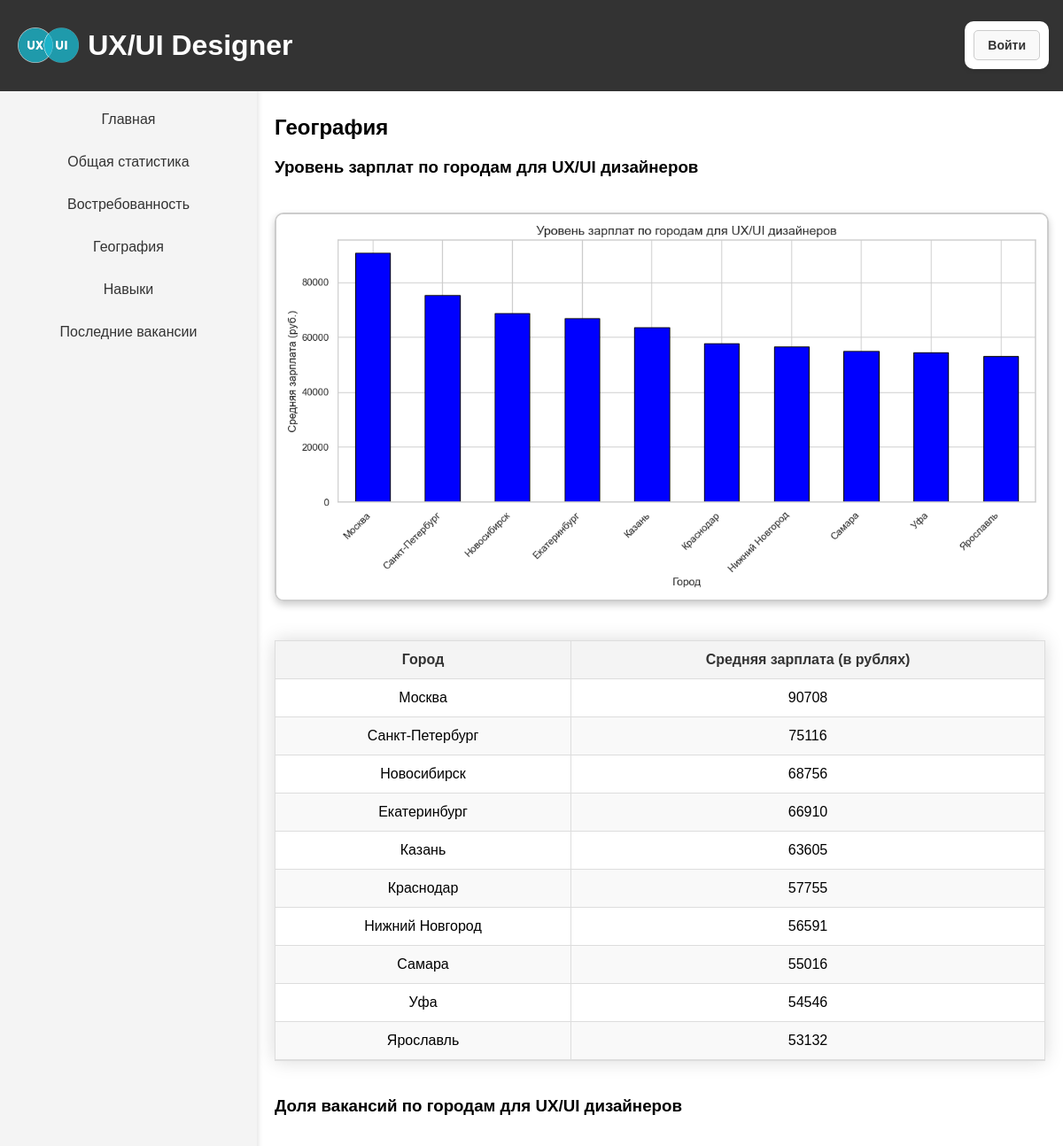
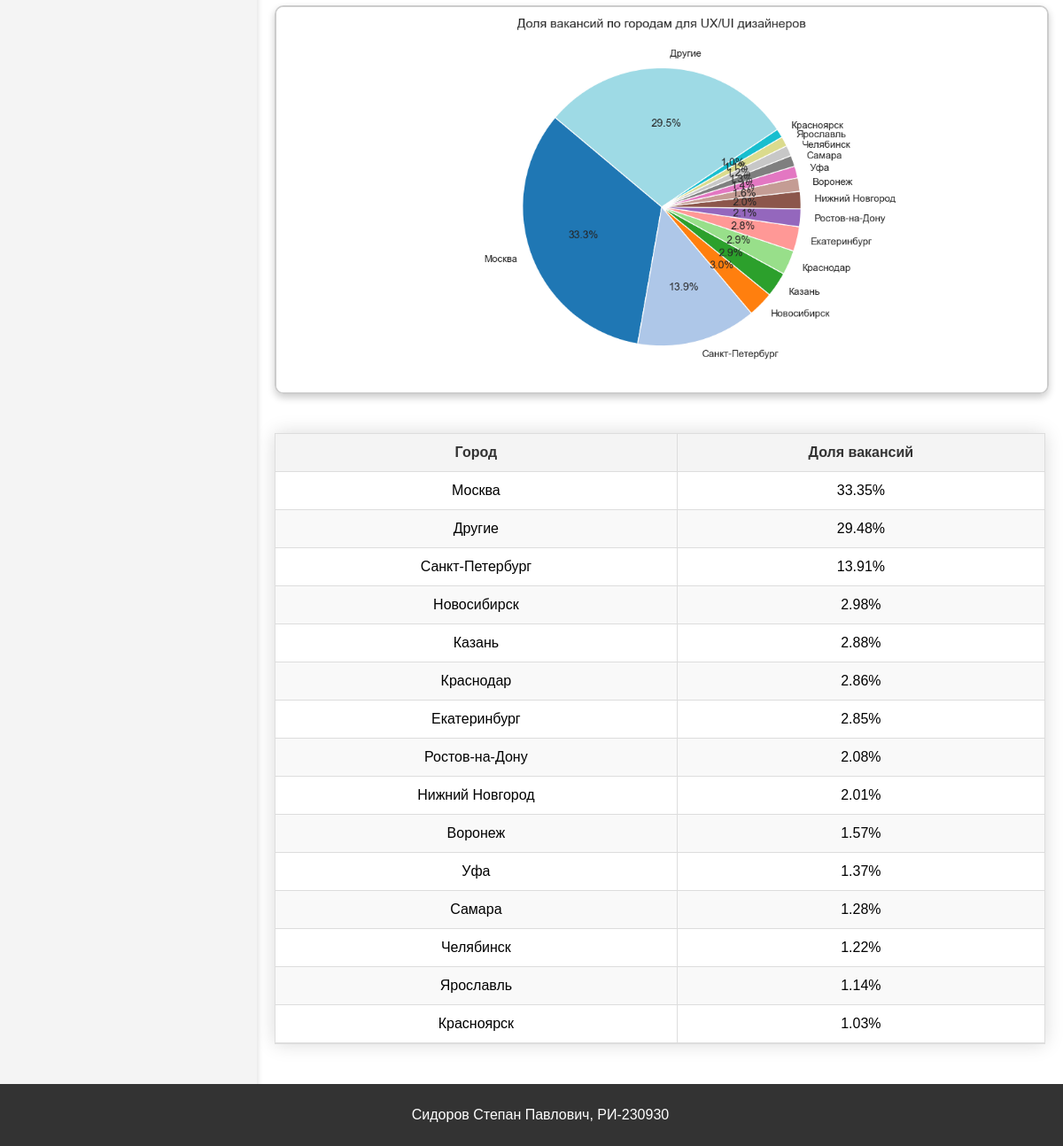
/geo/, run on the app's committed database (2 pictures, top to bottom).
### ui_ux_project/models.py (models this page shows, shortened)
class ChartImage(models.Model):
    chart_type = models.CharField(max_length=50, verbose_name="Тип графика")
    year = models.IntegerField(null=True, blank=True, verbose_name="Год")
    image = models.ImageField(upload_to='charts/', verbose_name="Изображение")
    class Meta:
        verbose_name = "График"
        verbose_name_plural = "Графики"
        unique_together = ('chart_type', 'year')

class GeoCitySalary(models.Model):
    city = models.CharField(max_length=100, verbose_name="Город")
    average_salary = models.DecimalField(max_digits=10, decimal_places=2, verbose_name="Средняя зарплата")
    class Meta:
        verbose_name = "Зарплата по городам (География)"
        verbose_name_plural = "Зарплаты по городам (География)"

class GeoCityVacancyShare(models.Model):
    city = models.CharField(max_length=100, verbose_name="Город")
    vacancy_share = models.DecimalField(max_digits=5, decimal_places=2, verbose_name="Доля вакансий")
    class Meta:
        verbose_name = "Доля вакансий по городам (География)"
        verbose_name_plural = "Доли вакансий по городам (География)"

### ui_ux_project/views.py (the view)
# urls.py: path('geo/', GeoView.as_view(), name='geo'),                        # География
class GeoView(TemplateView):
    template_name = 'geo.html'
    def get_context_data(self, **kwargs):
        context = super().get_context_data(**kwargs)
        context['geo_salary'] = GeoCitySalary.objects.all().order_by('-average_salary')
        context['geo_share'] = GeoCityVacancyShare.objects.all().order_by('-vacancy_share')
        context['geo_salary_chart_image'] = ChartImage.objects.filter(
            chart_type='geo_salary_by_city'
        ).first()
        context['geo_share_chart_image'] = ChartImage.objects.filter(
            chart_type='geo_vacancy_share_by_city'
        ).first()
        return context

### ui_ux_project/templates/geo.html
{% extends 'base.html' %}
{% block content %}
    <h2>География</h2>
    <h3>Уровень зарплат по городам для UX/UI дизайнеров</h3>
    <div id="image-container">
        {% if geo_salary_chart_image %}
            <img src="{{ geo_salary_chart_image.image.url }}" alt="Уровень зарплат по городам">
        {% else %}
            <p>Изображение не найдено.</p>
        {% endif %}
    </div>
    <table class="horizontal-table">
        <thead>
            <tr>
                <th>Город</th>
                <th>Средняя зарплата (в рублях)</th>
            </tr>
        </thead>
        <tbody>
            {% for row in geo_salary %}
            <tr>
                <td>{{ row.city }}</td>
                <td>{{ row.average_salary|floatformat:0 }}</td>
            </tr>
            {% endfor %}
        </tbody>
    </table>
    <h3 style="margin-top: 40px;">Доля вакансий по городам для UX/UI дизайнеров</h3>
    <div id="image-container">
        {% if geo_share_chart_image %}
            <img src="{{ geo_share_chart_image.image.url }}" alt="Доля вакансий по городам">
        {% else %}
            <p>Изображение не найдено.</p>
        {% endif %}
    </div>
    <table class="horizontal-table">
        <thead>
            <tr>
                <th>Город</th>
                <th>Доля вакансий</th>
            </tr>
        </thead>
        <tbody>
            {% for row in geo_share %}
            <tr>
                <td>{{ row.city }}</td>
                <td>{{ row.vacancy_share|floatformat:2 }}%</td>
            </tr>
            {% endfor %}
        </tbody>
    </table>
{% endblock %}

### ui_ux_project/templates/base.html (shortened to what this page needs)
<!DOCTYPE html>
<html lang="ru">
<head>
    {% load static %}
    <link rel="stylesheet" href="{% static 'css/style.css' %}">
</head>
<body>
    <header>
        <div class="header-content">
            <div class="logo">
                <h1>
                    <img src="{% static 'images/logo.png' %}" alt="Logo"> <a>UX/UI Designer</a>
                </h1>
            </div>
            <div class="login-container">
                {% if user.is_authenticated %}
                    {% if user.is_staff %}
                        <a href="{% url 'admin:index' %}" class="login-button">Panel</a>
                    {% endif %}
                    <a href="{% url 'logout' %}" class="login-button">Выйти</a>
                {% else %}
                    <a href="{% url 'admin:login' %}" class="login-button">Войти</a>
                {% endif %}
            </div>
        </div>
    </header>
    <div class="layout">
        <aside id="sidebar">
            <ul class="menu">
                <li><a href="{% url 'main' %}">         Главная</a></li>
                <li><a href="{% url 'statistics' %}">   Общая статистика</a></li>
                <li><a href="{% url 'demand' %}">       Востребованность</a></li>
                <li><a href="{% url 'geo' %}">          География</a></li>
                <li><a href="{% url 'skills' %}">       Навыки</a></li>
                <li><a href="{% url 'vacancies' %}">    Последние вакансии</a></li>
            </ul>
        </aside>
        <main>
            {% block content %}{% endblock %}
        </main>
    </div>
    <footer>
        <p>Сидоров Степан Павлович, РИ-230930</p>
    </footer>
</body>
</html>

### ui_ux_project/static/css/style.css (style rules this page uses)
:root { --primary-color: #333; --secondary-color: #53CEDF; --background-color: #f4f4f4; --text-color: #333; --white: #fff; --shadow: 0 2px 5px rgba(0, 0, 0, 0.1); --border-radius: 10px; --transition: all 0.3s ease; }
body { font-family: Arial, sans-serif; margin: 0; padding: 0 0 75px; }
header { background-color: var(--primary-color); color: var(--white); padding: 10px 20px; display: flex; align-items: center; justify-content: space-between; position: fixed; top: 0; width: 100%; z-index: 1000; }
.header-content { display: flex; justify-content: space-between; align-items: center; width: 97%; }
.logo h1 { display: flex; align-items: center; }
header img { height: auto; max-height: 40px; width: auto; margin-right: 10px; }
.login-container { background-color: var(--white); padding: 10px; border-radius: var(--border-radius); box-shadow: var(--shadow); }
.login-button { display: inline-block; padding: 8px 15px; color: var(--text-color); font-size: 14px; font-weight: bold; text-decoration: none; border: 1px solid #ccc; border-radius: 5px; background-color: #f9f9f9; transition: var(--transition); }
img { max-width: 1280px; width: 100%; border-radius: var(--border-radius); }
#image-container img, .statistics-page img { border: 2px solid #ccc; border-radius: var(--border-radius); box-shadow: 0 4px 8px rgba(0, 0, 0, 0.2); margin: 20px 0; }
.layout { display: flex; flex-wrap: nowrap; }
aside { background-color: var(--background-color); padding: 20px; width: 250px; box-shadow: 2px 0 5px rgba(0, 0, 0, 0.1); transition: width 0.3s ease-in-out, visibility 0.3s ease-in-out; overflow: hidden; visibility: visible; position: fixed; top: 60px; bottom: 0; }
aside .menu { list-style-type: none; padding: 0; padding-top: 20px; }
aside .menu li { margin-bottom: 10px; }
aside .menu a { text-align: center; text-decoration: none; color: var(--text-color); display: block; padding: 10px; border-radius: 5px; transition: background-color 0.3s; }
main { flex: 1; padding: 20px 20px 20px 310px; background-color: var(--white); margin-top: 90px; }
footer { background-color: var(--primary-color); color: var(--white); text-align: center; padding: 10px; position: fixed; left: 0; bottom: 0; width: 100%; }
#image-container { margin-top: 20px; text-align: center; }
.horizontal-table { width: 100%; border-collapse: collapse; margin: 20px 0; font-size: 1em; font-family: Arial, sans-serif; box-shadow: 0 0 20px rgba(0, 0, 0, 0.15); }
.horizontal-table th, .horizontal-table td { padding: 12px 15px; text-align: center; border: 1px solid #ddd; }
.horizontal-table th { background-color: var(--background-color); color: var(--text-color); font-weight: bold; }
.horizontal-table tbody tr { border-bottom: 1px solid #ddd; }
.horizontal-table tbody tr:nth-of-type(even) { background-color: #f9f9f9; }
.horizontal-table tbody tr:last-of-type { border-bottom: 2px solid #ddd; }

### data on the page
ChartImage: image (picture)
GeoCitySalary: city "Москва", average_salary "90708"
GeoCitySalary: city "Санкт-Петербург", average_salary "75116"
GeoCitySalary: city "Новосибирск", average_salary "68756"
GeoCitySalary: city "Екатеринбург", average_salary "66910"
GeoCitySalary: city "Казань", average_salary "63605"
GeoCitySalary: city "Краснодар", average_salary "57755"
GeoCitySalary: city "Нижний Новгород", average_salary "56591"
GeoCitySalary: city "Самара", average_salary "55016"
GeoCitySalary: city "Уфа", average_salary "54546"
GeoCitySalary: city "Ярославль", average_salary "53132"
ChartImage: image (picture)
GeoCityVacancyShare: city "Москва", vacancy_share "33.35"
GeoCityVacancyShare: city "Другие", vacancy_share "29.48"
GeoCityVacancyShare: city "Санкт-Петербург", vacancy_share "13.91"
GeoCityVacancyShare: city "Новосибирск", vacancy_share "2.98"
GeoCityVacancyShare: city "Казань", vacancy_share "2.88"
GeoCityVacancyShare: city "Краснодар", vacancy_share "2.86"
GeoCityVacancyShare: city "Екатеринбург", vacancy_share "2.85"
GeoCityVacancyShare: city "Ростов-на-Дону", vacancy_share "2.08"
GeoCityVacancyShare: city "Нижний Новгород", vacancy_share "2.01"
GeoCityVacancyShare: city "Воронеж", vacancy_share "1.57"
GeoCityVacancyShare: city "Уфа", vacancy_share "1.37"
GeoCityVacancyShare: city "Самара", vacancy_share "1.28"
GeoCityVacancyShare: city "Челябинск", vacancy_share "1.22"
GeoCityVacancyShare: city "Ярославль", vacancy_share "1.14"
GeoCityVacancyShare: city "Красноярск", vacancy_share "1.03"
